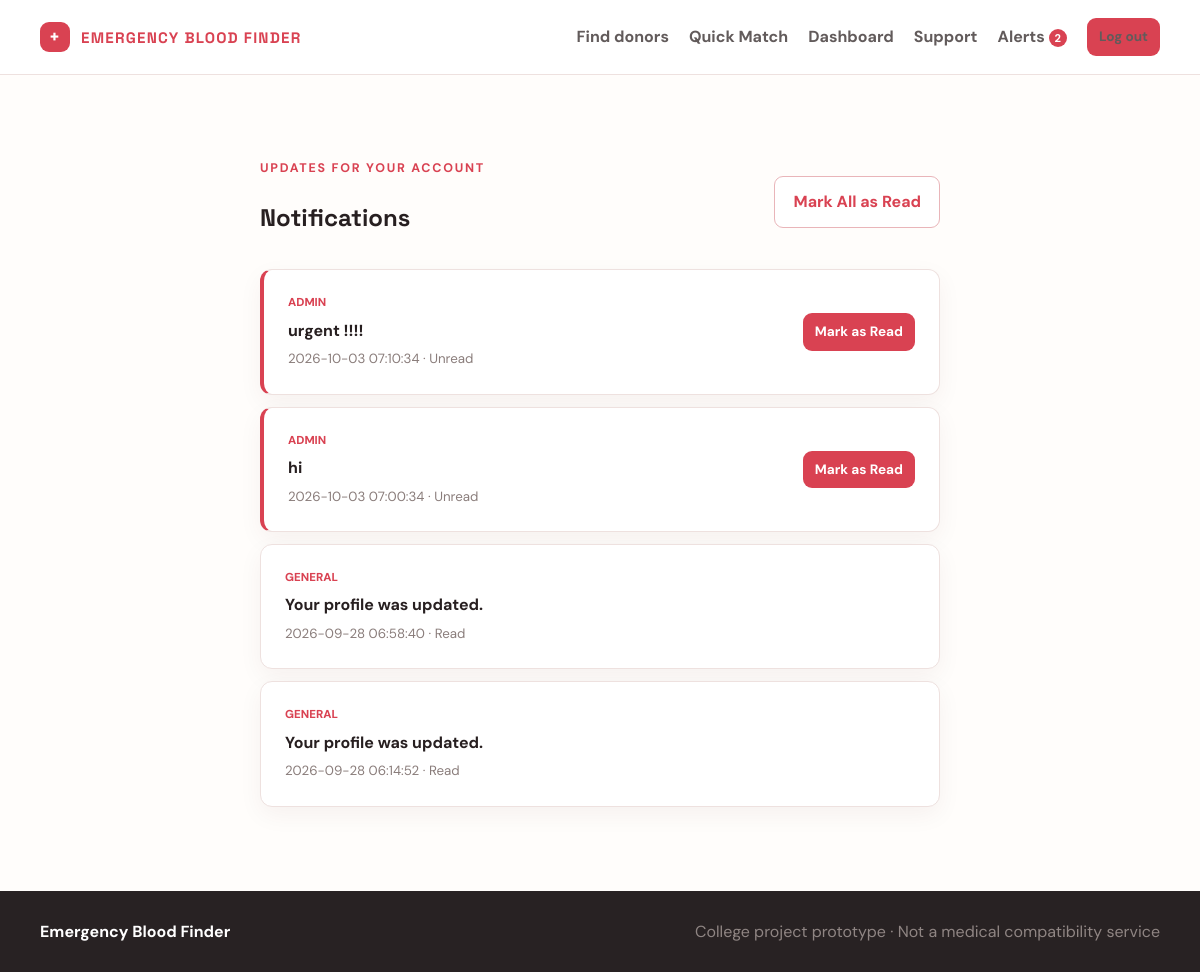
/notifications (signed in), run on the app's committed database.
### tables this page shows
CREATE TABLE notifications (id INTEGER PRIMARY KEY AUTOINCREMENT, user_id INTEGER NOT NULL, message TEXT NOT NULL, is_read INTEGER NOT NULL DEFAULT 0, created_at TEXT NOT NULL DEFAULT CURRENT_TIMESTAMP, category TEXT NOT NULL DEFAULT 'general', FOREIGN KEY (user_id) REFERENCES users(id) ON DELETE CASCADE);

### app.py (the view)
@app.get("/notifications")
@user_required
def notifications():
    connection = get_db_connection()
    rows = connection.execute("SELECT * FROM notifications WHERE user_id=? ORDER BY created_at DESC", (session["user_id"],)).fetchall()
    connection.close()
    return render_template("notifications.html", notifications=rows)

### app.py (called while the page is built)
def user_required(view):
    @wraps(view)
    def wrapped(*args, **kwargs):
        if not session.get("user_id"):
            flash("Please log in to continue.", "error")
            return redirect(url_for("login", next=request.path))
        return view(*args, **kwargs)
    return wrapped

@app.context_processor
def inject_globals():
    connection = get_db_connection()
    try:
        unread = connection.execute("SELECT COUNT(*) FROM notifications WHERE user_id = ? AND is_read = 0", (session.get("user_id", 0),)).fetchone()[0]
    finally:
        connection.close()
    return {"blood_groups": BLOOD_GROUPS, "emergency_levels": EMERGENCY_LEVELS, "statuses": STATUSES, "unread_count": unread}

### database.py (called while the page is built)
def get_db_connection():
    connection = sqlite3.connect(DATABASE_PATH)
    connection.row_factory = sqlite3.Row
    connection.execute("PRAGMA foreign_keys = ON")
    return connection

### templates/notifications.html
{% extends 'base.html' %}{% block title %}Notifications | Emergency Blood Finder{% endblock %}{% block content %}<section class="page-wrap narrow"><div class="page-heading"><div><p class="eyebrow">Updates for your account</p><h1>Notifications</h1></div><form method="post" action="{{ url_for('mark_all_notifications_read') }}"><button class="button button-secondary" type="submit">Mark All as Read</button></form></div>{% for note in notifications %}<article class="panel notification {% if not note['is_read'] %}unread{% endif %}"><div><span class="notification-type">{{ note['category']|replace('_', ' ')|title }}</span><strong>{{ note['message'] }}</strong><small>{{ note['created_at'] }} · {{ 'Read' if note['is_read'] else 'Unread' }}</small></div>{% if not note['is_read'] %}<form method="post" action="{{ url_for('mark_notification_read', notification_id=note['id']) }}"><button class="button button-small" type="submit">Mark as Read</button></form>{% endif %}</article>{% else %}<div class="panel empty"><p class="muted">You have no notifications.</p></div>{% endfor %}</section>{% endblock %}

### static/style.css (style rules this page uses)
:root { --red: #c9283e; --red-dark: #941d31; --red-soft: #fff0f2; --ink: #1e2732; --muted: #6b7580; --line: #eadfe0; --cream: #fffaf8; --white: #ffffff; --shadow: 0 18px 50px rgba(83, 30, 39, 0.1); }
* { box-sizing: border-box; }
body { color: var(--ink); background: var(--cream); font-family: "Manrope", "Segoe UI", sans-serif; line-height: 1.6; }
h1, h2, h3, h4, .brand { font-family: "Plus Jakarta Sans", "Segoe UI", sans-serif; font-weight: 800; letter-spacing: -0.03em; }
.eyebrow { color: var(--red); font-size: .77rem; font-weight: 900; letter-spacing: .15em; text-transform: uppercase; }
:root { --paper: #fffdfb; --deep: #271f20; --coral: #d94252; --gold: #f5b544; }
body { margin: 0; background: var(--paper); color: var(--deep); font-family: "DM Sans", sans-serif; }
h1, h2, h3 { font-family: "Space Grotesk", sans-serif; letter-spacing: 0; }
.nav-inner, .nav-links, .page-heading, .accent-band .container, .footer .container { display: flex; align-items: center; justify-content: space-between; gap: 20px; }
.button { display: inline-block; border: 0; border-radius: 9px; padding: 12px 18px; color: #fff; background: var(--coral); font: inherit; font-weight: 700; cursor: pointer; }
.button-small { padding: 8px 12px; font-size: .85rem; }
.page-wrap { width: min(1120px, calc(100% - 40px)); margin: 0 auto; padding: 72px 0; }
.narrow { max-width: 680px; }
.eyebrow { color: var(--coral); font-size: .78rem; font-weight: 700; letter-spacing: .14em; text-transform: uppercase; }
.panel { padding: 24px; background: #fff; border: 1px solid #eee1df; border-radius: 12px; box-shadow: 0 8px 25px rgba(74, 29, 29, .05); }
.notification { display: flex; justify-content: space-between; gap: 15px; margin: 12px 0; }
.notification small { color: #8a7d7b; }
.notification.unread { border-left: 4px solid var(--coral); }
.button-secondary { color: var(--coral); background: #fff; border: 1px solid #e9b5b9; }
.notification { align-items: center; }
.notification > div { display: grid; gap: 5px; }
.notification-type { color: var(--coral); font-size: .72rem; font-weight: 800; text-transform: uppercase; }

### data on the page
notifications: category "ADMIN", message "urgent !!!!", created_at "2026-10-03 07:10:34", is_read "Unread"
notifications: category "ADMIN", message "hi", created_at "2026-10-03 07:00:34", is_read "Unread"
notifications: category "GENERAL", message "Your profile was updated.", created_at "2026-09-28 06:58:40", is_read "Read"
notifications: category "GENERAL", message "Your profile was updated.", created_at "2026-09-28 06:14:52", is_read "Read"

### other printed values
{{ unread_count }} "2"
